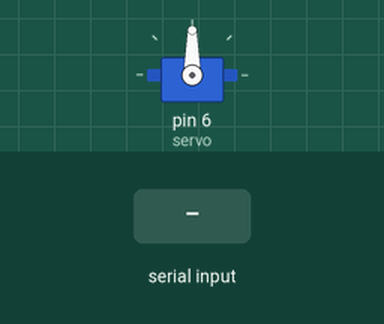
Simulated run of this sketch. Board: Arduino Uno, built with avr-gcc and run on an emulated ATmega328P. On the bench: servo. The test bench sets the inputs (shaded band). What the sketch prints to the serial monitor is not drawn.

Above: at 2.7 s.
2.8 s: byte 17 (0x11) received over Serial
At 4.0 s:
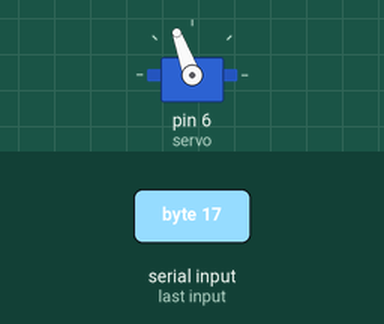
4.3 s: byte 18 (0x12) received over Serial
At 5.4 s:
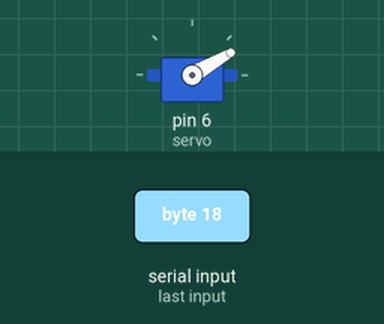
Timing chart, 0 to 7.3 s (numbered marks = the images above; inputs shaded):
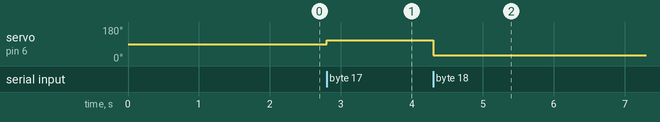

The sketch:

VoiceControlledProstheticArm.ino
```cpp
#include<Servo.h>
Servo servo;
byte recognizer;
void setup() {
  // put your setup code here, to run once:
Serial.begin(9600);
Serial.write(0xAA);
Serial.write(0x37);
delay(1500);
Serial.write(0xAA);
Serial.write(0x21);
servo.attach(6);
}

void loop() {
  // put your main code here, to run repeatedly:
while(Serial.available()){
  recognizer = Serial.read();
  switch(recognizer){
    case 0x11:
    servo.write(110);
    break;
    case 0x12:
    servo.write(30);
    break;

  }
}
}
```

Measured:
- after the input at 2.8 s, servo on pin 6 (servo): 90° → 110° at once
- after the input at 4.3 s, servo on pin 6 (servo): 110° → 30° at once
